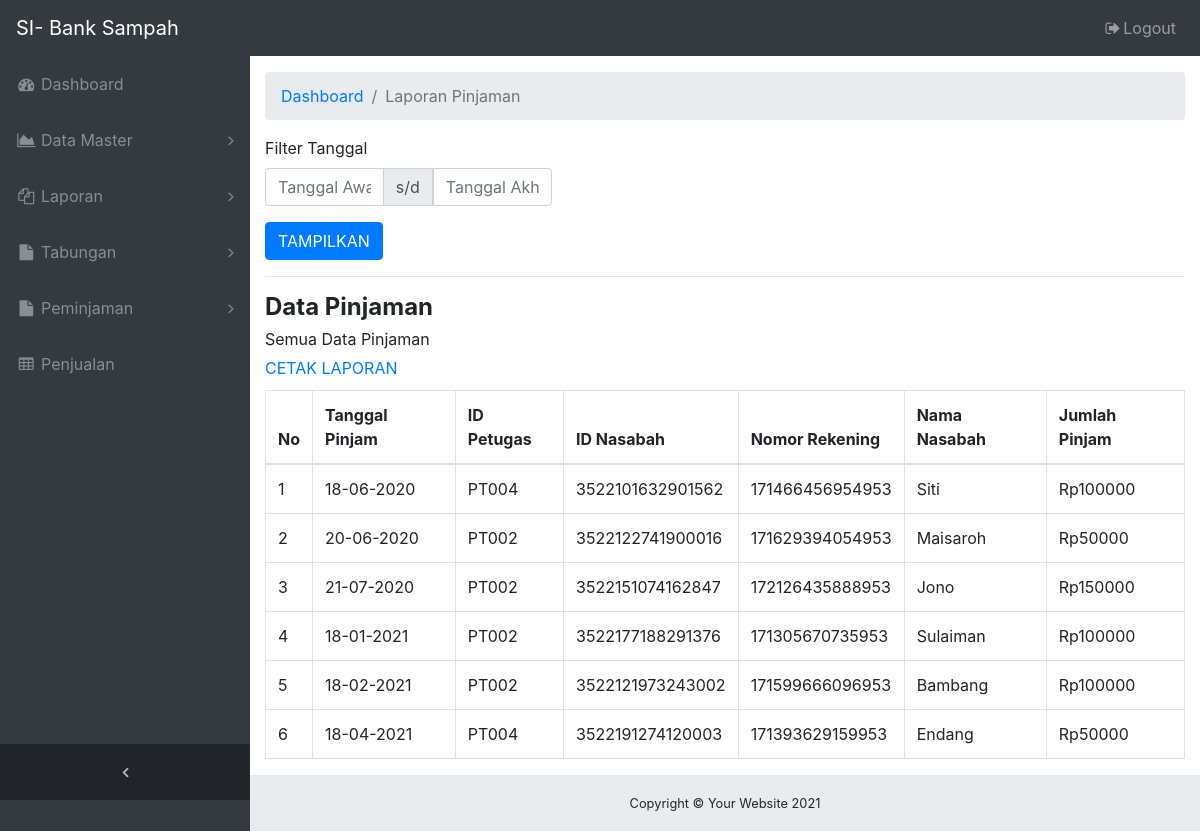
Before: /ADMIN/laporan-pinjaman.php (signed in) with the older database file.
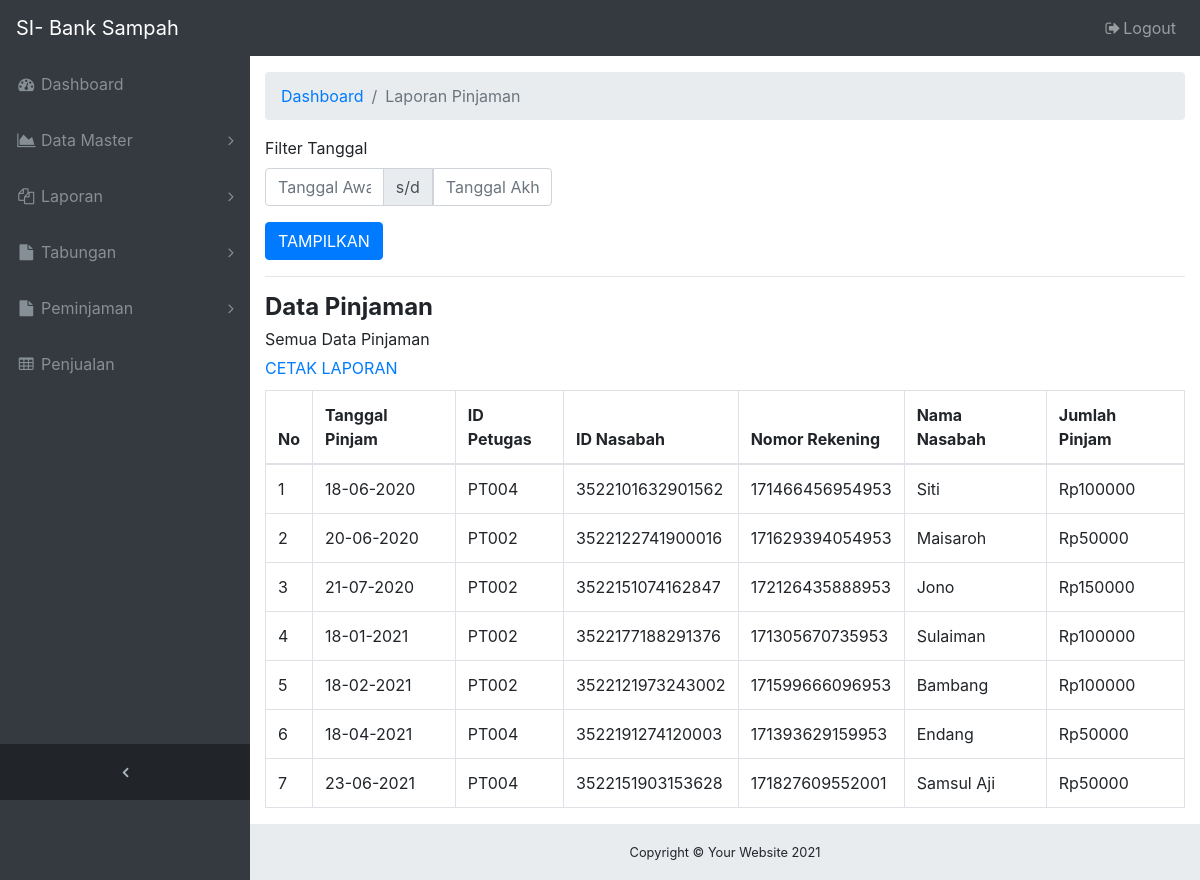
After: the same page with the newer database file.
### tables this page shows
CREATE TABLE `tb_pinjaman` (
  `id_pinjam` varchar(10) NOT NULL,
  `id_petugas` varchar(10) NOT NULL,
  `id_nasabah` varchar(20) NOT NULL,
  `jumlah_pinjam` int(11) NOT NULL,
  `tanggal_pinjam` date NOT NULL
);

CREATE TABLE `tb_nasabah` (
  `id_nasabah` varchar(20) NOT NULL,
  `nama_nasabah` varchar(50) NOT NULL,
  `jk_nasabah` varchar(10) NOT NULL,
  `alamat_nasabah` varchar(50) NOT NULL,
  `telp_nasabah` varchar(15) NOT NULL,
  `pekerjaan_nasabah` varchar(15) NOT NULL,
  `tgl_daftar` date NOT NULL,
  `norek_nasabah` varchar(20) NOT NULL,
  `saldo_nasabah` int(11) NOT NULL,
  `pinjaman_nasabah` int(11) NOT NULL
);

### ADMIN/laporan-pinjaman.php (the view, shortened to what this page needs)
<!DOCTYPE html>
<html lang="en">
  <head>
    <link href="vendor/bootstrap/css/bootstrap.min.css" rel="stylesheet">
    <link href="vendor/font-awesome/css/font-awesome.min.css" rel="stylesheet" type="text/css">
    <link href="vendor/datatables/dataTables.bootstrap4.css" rel="stylesheet">
    <link href="css/sb-admin.css" rel="stylesheet">
    <?php include 'navbar.php'; ?>
  </head>
  <body class="fixed-nav sticky-footer bg-dark" id="page-top">
    <div class="content-wrapper">
      <div class="container-fluid">
        <ol class="breadcrumb">
          <li class="breadcrumb-item">
            <a href="index.php">Dashboard</a>
          </li>
          <li class="breadcrumb-item active">Laporan Pinjaman</li>
        </ol>
        <form method="GET" action="laporan-pinjaman.php">
          <div class="row">
            <div class="col-sm-6 col-md-4">
              <div class="form-group">
                <label>Filter Tanggal</label>
                <div class="input-group">
                  <input type="text" name="tgl_awal" value="<?= @$_GET['tgl_awal'] ?>" class="form-control tgl_awal datetimepicker-input" placeholder="Tanggal Awal" data-toggle="datetimepicker" data-target=".tgl_awal" autocomplete="off">
                  <div class="input-group-append">
                    <span class="input-group-text">s/d</span>
                  </div>
                  <input type="text" name="tgl_akhir" value="<?= @$_GET['tgl_akhir'] ?>" class="form-control tgl_akhir datetimepicker-input" placeholder="Tanggal Akhir" data-toggle="datetimepicker" data-target=".tgl_akhir" autocomplete="off">
                </div>
              </div>
            </div>
          </div>
          <button type="submit" name="filter" value="true" class="btn btn-primary">TAMPILKAN</button>
        </form>
        <?php
        include "koneksi_db.php";
        $tgl_awal  = @$_GET['tgl_awal'];
        $tgl_akhir = @$_GET['tgl_akhir'];
        if(empty($tgl_awal) or empty($tgl_akhir)){
        $query     = "SELECT p.id_pinjam, p.id_petugas, p.id_nasabah, n.norek_nasabah, n.nama_nasabah, p.jumlah_pinjam, p.tanggal_pinjam FROM tb_pinjaman p INNER JOIN tb_nasabah n WHERE p.id_nasabah = n.id_nasabah";
        $url_cetak = "print-laporan-pinjaman.php";
        $label     = "Semua Data Pinjaman";
        }
        ?>
        <hr />
        <h4 style="margin-bottom: 5px;"><b>Data Pinjaman</b></h4>
        <?php echo $label ?><br />
        <div style="margin-top: 5px;">
          <a href="<?php echo $url_cetak ?>">CETAK LAPORAN</a>
        </div>
        <div class="table-responsive" style="margin-top: 10px;">
          <table class="table table-bordered">
            <thead>
              <tr>
                <th>No</th>
                <th>Tanggal Pinjam</th>
                <th>ID Petugas</th>
                <th>ID Nasabah</th>
                <th>Nomor Rekening</th>
                <th>Nama Nasabah</th>
                <th>Jumlah Pinjam</th>
              </tr>
            </thead>
            <tbody>
              <?php
              $sql = mysqli_query($koneksi, $query);
              $row = mysqli_num_rows($sql);
              $nomor = 1;
              if($row > 0){
              while($data = mysqli_fetch_array($sql)){
              $tgl = date('d-m-Y', strtotime($data['tanggal_pinjam']));
              echo "<tr>";
                echo "<td>".$nomor++."</td>";
                echo "<td>".$tgl."</td>";
                echo "<td>".$data['id_petugas']."</td>";
                echo "<td>".$data['id_nasabah']."</td>";
                echo "<td>".$data['norek_nasabah']."</td>";
                echo "<td>".$data['nama_nasabah']."</td>";
                echo "<td>Rp".$data['jumlah_pinjam']."</td>";
              echo "</tr>";
              }
              }else{
              echo "<tr><td colspan='5'>Data tidak ada</td></tr>";
              }
              ?>
            </tbody>
          </table>
        </div>
      </div>
      <?php include 'footer.php'; ?>
    </div>
  </body>
</html>

Changed rows visible on the page:
added tb_pinjaman: tanggal_pinjam "23-06-2021", id_petugas "PT004", id_nasabah "3522151903153628", id_nasabah.norek_nasabah "171827609552001", id_nasabah.nama_nasabah "Samsul Aji", jumlah_pinjam "50000"
